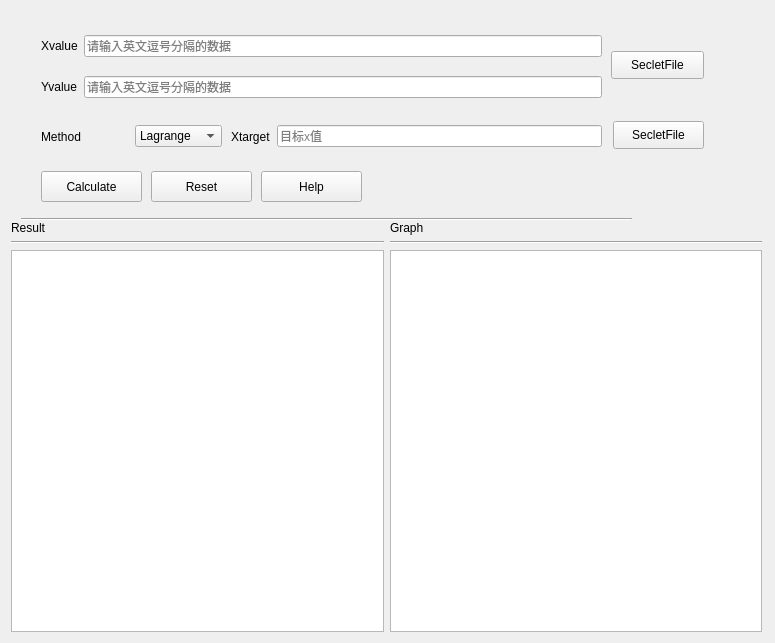
<?xml version="1.0" encoding="UTF-8"?>
<ui version="4.0">
 <class>Form</class>
 <widget class="QWidget" name="Form">
  <property name="geometry">
   <rect>
    <x>0</x>
    <y>0</y>
    <width>775</width>
    <height>643</height>
   </rect>
  </property>
  <property name="sizePolicy">
   <sizepolicy hsizetype="Fixed" vsizetype="Fixed">
    <horstretch>0</horstretch>
    <verstretch>0</verstretch>
   </sizepolicy>
  </property>
  <property name="minimumSize">
   <size>
    <width>775</width>
    <height>643</height>
   </size>
  </property>
  <property name="maximumSize">
   <size>
    <width>775</width>
    <height>643</height>
   </size>
  </property>
  <property name="windowTitle">
   <string>插值计算</string>
  </property>
  <property name="windowIcon">
   <iconset resource="resource.qrc">
    <normaloff>:/images/logo.png</normaloff>:/images/logo.png</iconset>
  </property>
  <layout class="QHBoxLayout" name="horizontalLayout_2">
   <item>
    <widget class="QWidget" name="widget" native="true">
     <widget class="QWidget" name="widget_2" native="true">
      <property name="geometry">
       <rect>
        <x>0</x>
        <y>0</y>
        <width>701</width>
        <height>211</height>
       </rect>
      </property>
      <widget class="QWidget" name="layoutWidget">
       <property name="geometry">
        <rect>
         <x>30</x>
         <y>100</y>
         <width>181</width>
         <height>51</height>
        </rect>
       </property>
       <layout class="QHBoxLayout" name="horizontalLayout_4">
        <item>
         <widget class="QLabel" name="label_3">
          <property name="text">
           <string>Method</string>
          </property>
         </widget>
        </item>
        <item>
         <widget class="QComboBox" name="Method">
          <item>
           <property name="text">
            <string>Lagrange</string>
           </property>
          </item>
          <item>
           <property name="text">
            <string>Newton</string>
           </property>
          </item>
          <item>
           <property name="text">
            <string>Hermite</string>
           </property>
          </item>
          <item>
           <property name="text">
            <string>Cubic</string>
           </property>
          </item>
          <item>
           <property name="text">
            <string>Inverse</string>
           </property>
          </item>
         </widget>
        </item>
       </layout>
      </widget>
      <widget class="QPushButton" name="Caculate">
       <property name="geometry">
        <rect>
         <x>30</x>
         <y>160</y>
         <width>101</width>
         <height>31</height>
        </rect>
       </property>
       <property name="text">
        <string>Calculate</string>
       </property>
      </widget>
      <widget class="QPushButton" name="Reset">
       <property name="geometry">
        <rect>
         <x>140</x>
         <y>160</y>
         <width>101</width>
         <height>31</height>
        </rect>
       </property>
       <property name="text">
        <string>Reset</string>
       </property>
      </widget>
      <widget class="QPushButton" name="Help">
       <property name="geometry">
        <rect>
         <x>250</x>
         <y>160</y>
         <width>101</width>
         <height>31</height>
        </rect>
       </property>
       <property name="text">
        <string>Help</string>
       </property>
      </widget>
      <widget class="Line" name="line">
       <property name="geometry">
        <rect>
         <x>10</x>
         <y>200</y>
         <width>611</width>
         <height>16</height>
        </rect>
       </property>
       <property name="orientation">
        <enum>Qt::Horizontal</enum>
       </property>
      </widget>
      <widget class="QWidget" name="layoutWidget">
       <property name="geometry">
        <rect>
         <x>220</x>
         <y>100</y>
         <width>371</width>
         <height>51</height>
        </rect>
       </property>
       <layout class="QHBoxLayout" name="horizontalLayout_6">
        <item>
         <widget class="QLabel" name="label_target">
          <property name="text">
           <string>Xtarget</string>
          </property>
         </widget>
        </item>
        <item>
         <widget class="QLineEdit" name="lineEdit_target_x">
          <property name="placeholderText">
           <string>目标x值</string>
          </property>
         </widget>
        </item>
       </layout>
      </widget>
      <widget class="QPushButton" name="SelectFileButton">
       <property name="geometry">
        <rect>
         <x>600</x>
         <y>40</y>
         <width>93</width>
         <height>28</height>
        </rect>
       </property>
       <property name="text">
        <string>SecletFile</string>
       </property>
      </widget>
      <widget class="QWidget" name="layoutWidget">
       <property name="geometry">
        <rect>
         <x>30</x>
         <y>20</y>
         <width>561</width>
         <height>30</height>
        </rect>
       </property>
       <layout class="QHBoxLayout" name="horizontalLayout_7">
        <item>
         <layout class="QHBoxLayout" name="horizontalLayout">
          <item>
           <widget class="QLabel" name="label">
            <property name="text">
             <string>Xvalue</string>
            </property>
           </widget>
          </item>
          <item>
           <widget class="QLineEdit" name="lineEdit_x">
            <property name="contextMenuPolicy">
             <enum>Qt::NoContextMenu</enum>
            </property>
            <property name="text">
             <string/>
            </property>
            <property name="placeholderText">
             <string>请输入英文逗号分隔的数据</string>
            </property>
           </widget>
          </item>
         </layout>
        </item>
       </layout>
      </widget>
      <widget class="QWidget" name="layoutWidget">
       <property name="geometry">
        <rect>
         <x>30</x>
         <y>60</y>
         <width>561</width>
         <height>32</height>
        </rect>
       </property>
       <layout class="QHBoxLayout" name="horizontalLayout_8">
        <item>
         <layout class="QHBoxLayout" name="horizontalLayout_3">
          <item>
           <widget class="QLabel" name="label_2">
            <property name="text">
             <string>Yvalue</string>
            </property>
           </widget>
          </item>
          <item>
           <widget class="QLineEdit" name="lineEdit_y">
            <property name="placeholderText">
             <string>请输入英文逗号分隔的数据</string>
            </property>
           </widget>
          </item>
         </layout>
        </item>
       </layout>
      </widget>
      <widget class="QPushButton" name="SelectFileButton_2">
       <property name="geometry">
        <rect>
         <x>602</x>
         <y>110</y>
         <width>91</width>
         <height>28</height>
        </rect>
       </property>
       <property name="text">
        <string>SecletFile</string>
       </property>
      </widget>
     </widget>
     <widget class="QWidget" name="widget_3" native="true">
      <property name="geometry">
       <rect>
        <x>0</x>
        <y>210</y>
        <width>751</width>
        <height>411</height>
       </rect>
      </property>
      <layout class="QHBoxLayout" name="horizontalLayout_5">
       <item>
        <layout class="QVBoxLayout" name="verticalLayout">
         <item>
          <widget class="QLabel" name="label_4">
           <property name="text">
            <string>Result</string>
           </property>
          </widget>
         </item>
         <item>
          <widget class="Line" name="line_3">
           <property name="orientation">
            <enum>Qt::Horizontal</enum>
           </property>
          </widget>
         </item>
         <item>
          <widget class="QTextBrowser" name="textBrowser"/>
         </item>
        </layout>
       </item>
       <item>
        <layout class="QVBoxLayout" name="verticalLayout_2">
         <item>
          <widget class="QLabel" name="label_5">
           <property name="text">
            <string>Graph</string>
           </property>
          </widget>
         </item>
         <item>
          <widget class="Line" name="line_4">
           <property name="orientation">
            <enum>Qt::Horizontal</enum>
           </property>
          </widget>
         </item>
         <item>
          <widget class="QGraphicsView" name="graphicsView">
           <property name="interactive">
            <bool>true</bool>
           </property>
           <property name="cacheMode">
            <set>QGraphicsView::CacheNone</set>
           </property>
          </widget>
         </item>
        </layout>
       </item>
      </layout>
     </widget>
    </widget>
   </item>
  </layout>
 </widget>
 <resources>
  <include location="resource.qrc"/>
 </resources>
 <connections/>
</ui>
